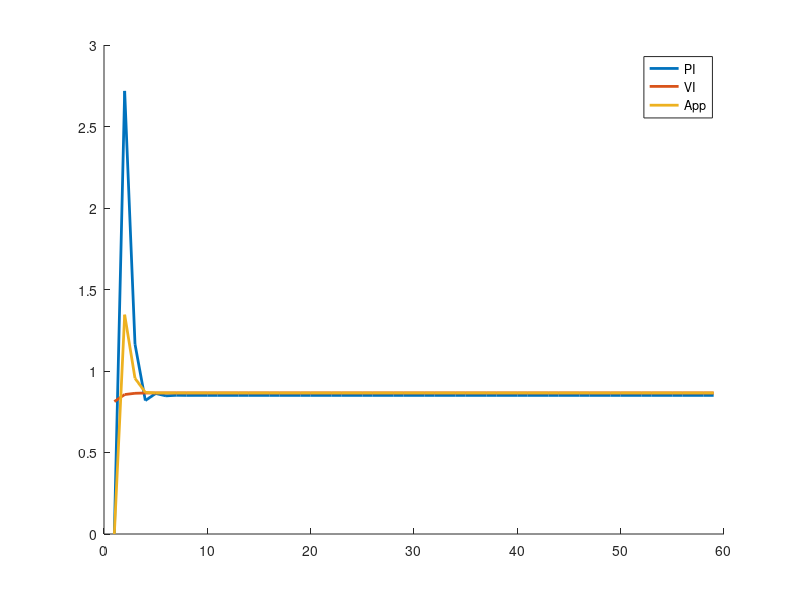

Write the MATLAB code that produced this figure.
clc; clear; close all;
% rng(5);

% dimensions
xdim = 3;
udim = 2;

% problem def
A = rand(xdim);
B = rand(xdim, udim);
S = eye(xdim);
R = eye(udim);
g = 1;

% initial value
X0 = [0.9; -0.9; 0.9];
Nk = 60; % number of iteration to converge (k)

%% Value Iteration
tic();
P = S; % initial guess

L = zeros(udim, xdim, Nk-1); % dim(L) = dimu x dimx
U = zeros(udim, 1, Nk-1);
X = zeros(xdim, 1, Nk);
Lnorm = zeros(1, Nk-1);

X(:, :, 1) = X0;

for k = 1:Nk-1
    P = S + g*A'*P*A - g^2*A'*P*B/(R + g*B'*P*B)*B'*P*A;
    L(:, :, k) = -g*(R + g*B'*P*B)\B'*P*A;
    U(:, :, k) = L(:, :, k)*X(:, :, k);
    X(:, :, k+1) = A*X(:, :, k) + B*U(:, :, k);
    Lnorm(k) = norm(L(:, :, k));
end
Lnorm_VI = Lnorm;
fprintf("VI: %2.2fms\n", toc()*1000);

%% Policy Iteration
tic();
L0 = zeros(udim, xdim); % initial guess

L = zeros(udim, xdim, Nk-1); % dim(L) = dimu x dimx
U = zeros(udim, 1, Nk-1);
X = zeros(xdim, 1, Nk);
Lnorm = zeros(1, Nk-1);

L(:, :, 1) = L0;

for k = 1:Nk-1
    Lk = L(:, :, k);
    A_coef = sqrt(g)*(A - B*Lk);
    Q_coef = S + Lk'*R*Lk;
    P = dlyap(A_coef, Q_coef);
    L(:, :, k+1) = g*(R + g*B'*P*B)\B'*P*A;
    Lnorm(k) = norm(L(:, :, k));
end

Lnorm_PI = Lnorm;
fprintf("PI: %2.2fms\n", toc()*1000);

%% Approximation
tic();
L0 = zeros(udim, xdim); % initial guess

L = zeros(udim, xdim, Nk-1); % dim(L) = dimu x dimx
U = zeros(udim, 1, Nk-1);
X = zeros(xdim, 1, Nk);
Lnorm = zeros(1, Nk-1);

X(:, :, 1) = X0;
L(:, :, 1) = L0;

r = 18;
Xs = rand(r, 3);
Phi = [Xs(:, 1).^2, Xs(:, 2).^2, Xs(:, 3).^2,...
       2*Xs(:, 1).*Xs(:, 2), 2*Xs(:, 1).*Xs(:, 3), 2*Xs(:, 2).*Xs(:, 3)];
beta = zeros(r, 1);

for k = 1:Nk-1
    Lk = L(:, :, k);
    % finding beta
    for s = 1:r
        x = Xs(s, :)';
        beta(s) = g*x'*(S + Lk'*R*Lk)*x;
        for i = 2:Nk
            x = (A + B*Lk)*x;
            beta(s) = beta(s) + g^i*x'*(S + Lk'*R*Lk)*x;    
        end
    end
    a = Phi\beta;
    P = [a(1), a(4), a(5);
         a(4), a(2), a(6);
         a(5), a(6), a(3)];
    L(:, :, k+1) = -g*(R + g*B'*P*B)\B'*P*A;
    Lnorm(k) = norm(L(:, :, k));
end

Lnorm_APP = Lnorm;
fprintf("App: %2.2fms\n", toc()*1000);

%% PLots
hold on
 
plot(1:Nk-1, Lnorm_PI, 'LineWidth', 2, "DisplayName", "PI")
plot(1:Nk-1, Lnorm_VI, 'LineWidth', 2, "DisplayName", "VI")
plot(1:Nk-1, Lnorm_APP, 'LineWidth', 2, "DisplayName", "App")
legend()